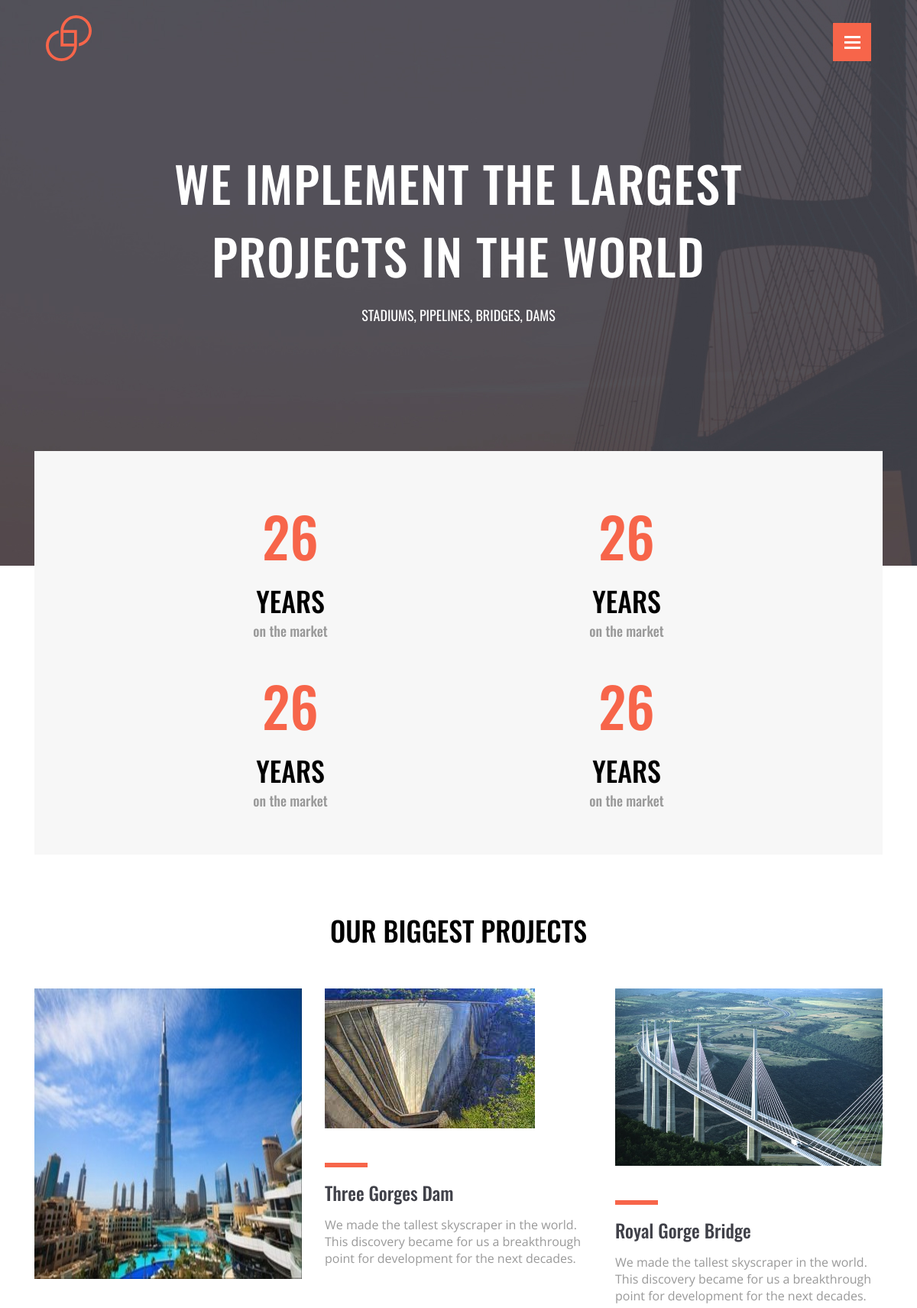
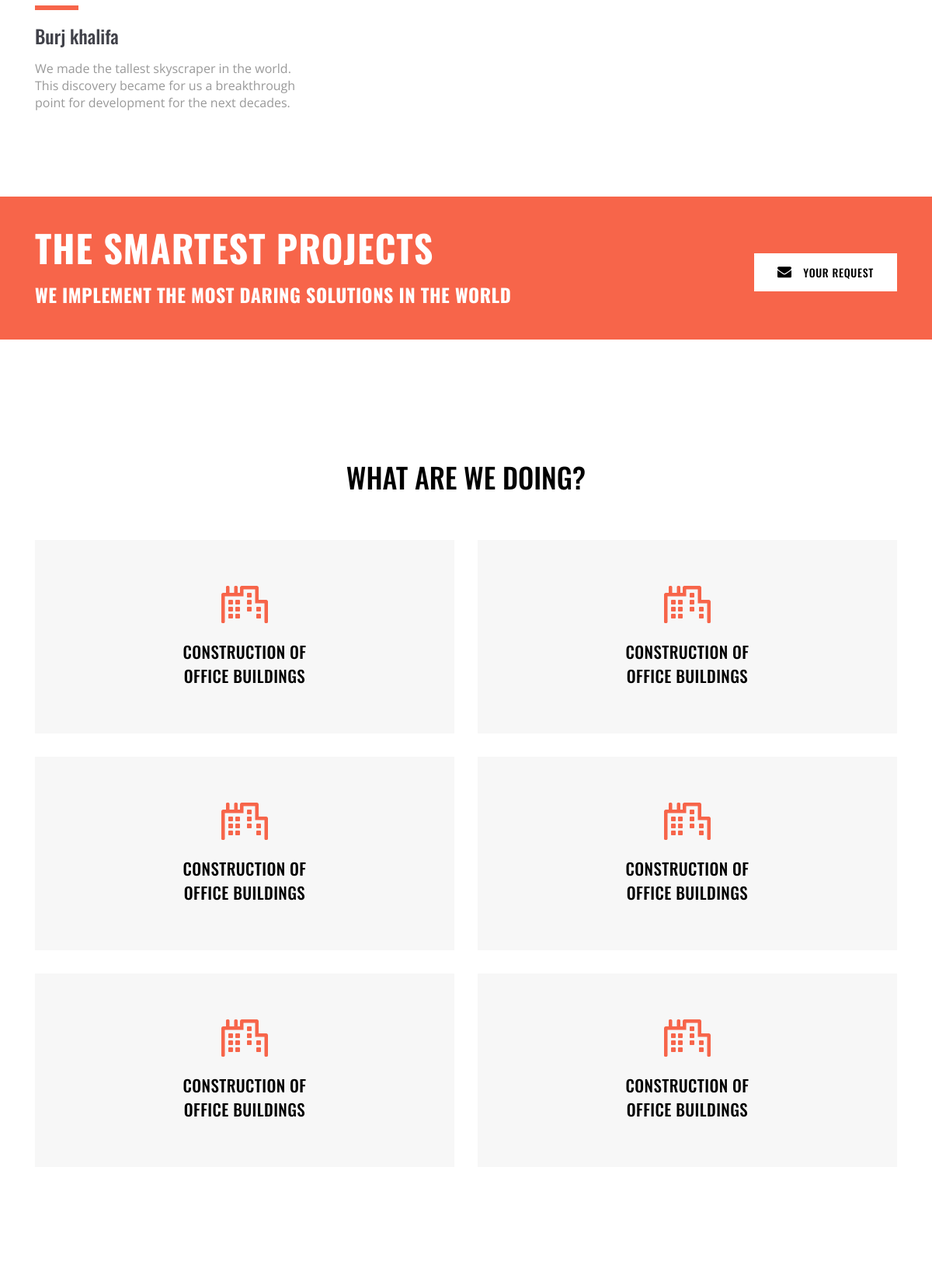
The page / (upper part) on the database its author committed (2 pictures, top to bottom).
### about_site/models.py (models this page shows, shortened)
class Project(models.Model):
    name = models.CharField(max_length=128, blank=True)
    description = models.TextField(null=True, blank=True)
    image = models.ImageField(upload_to="img")
    base_64 = models.TextField(blank=True)

### about_site/views.py (the view)
# urls.py: path('', index, name='index')
def index(request):
    context = {
        'title': 'Construction company',
        'projects': Project.objects.all()
    }
    return render(request, 'index.html', context)

### about_site/templates/index.html (shortened to what this page needs)
{% load static %}
<!DOCTYPE html>
<html lang="en">
<head>
    <link rel="stylesheet" href="{% static 'css/style.css' %}">
</head>
<body>
<header class="header">
    <div class="container">
        <div class="header__title">
            <img src="{% static 'img/logo.svg' %}" alt="logo" class="logo">
            <a class="burger sidenav-trigger" data-target="slide-out">
                <span class="burger__line"></span>
                <span class="burger__line"></span>
                <span class="burger__line"></span>
            </a>
        </div>
        <h1 class="h1">We implement the largest projects in the world</h1>
        <h4 class="h4">Stadiums, pipelines, bridges, dams</h4>
    </div>
</header>
<section class="about">
    <div class="info">
        <div class="container">
            <div class="about__grid">
                <div class="about__grid-item">
                    <h4 class="about__h4">26</h4>
                    <h5 class="about__h5">Years</h5>
                    <p class="about__p">on the market</p>
                </div>
                <div class="about__grid-item">
                    <h4 class="about__h4">26</h4>
                    <h5 class="about__h5">Years</h5>
                    <p class="about__p">on the market</p>
                </div>
                <div class="about__grid-item">
                    <h4 class="about__h4">26</h4>
                    <h5 class="about__h5">Years</h5>
                    <p class="about__p">on the market</p>
                </div>
                <div class="about__grid-item">
                    <h4 class="about__h4">26</h4>
                    <h5 class="about__h5">Years</h5>
                    <p class="about__p">on the market</p>
                </div>
            </div>
        </div>
    </div>
    <div class="container">
        <h2 class="text-h2 project-h2">Our biggest projects</h2>
        <div class="about__flex">
            {% for project in projects %}
                <div class="about__flex-item">
                    <img alt="{{ project.name }}" class="project-img">
                    <div class="rectangle"></div>
                    <h3 class="text-h3 project-h3">{{ project.name }}</h3>
                    <p class="text-p project-p">{{ project.description }}</p>
                </div>
            {% endfor %}
        </div>
    </div>
</section>
<section class="request">
    <div class="container">
        <div class="request__flex">
            <div class="request__flex-left">
                <h4 class="request__h4">The smartest projects</h4>
                <h5 class="request__h5">We implement the most daring solutions in the world</h5>
            </div>
            <div class="request__flex-right">
                <a class="request__btn modal-trigger" href="#modal1">
                    <img src="{% static 'img/email_icon.svg' %}" alt="Envelope" class="request__icon">
                    Your request
                </a>
            </div>
        </div>
    </div>
</section>
<section class="services">
    <div class="container">
        <h2 class="text-h2 section-h2">What are we doing?</h2>
        <div class="services__grid">
            <div class="services__grid-item">
                <img class="services__icon" src="{% static 'img/services.svg' %}" alt="services">
                <h4 class="text-h4 services__h4">Construction of office buildings</h4>
            </div>
            <div class="services__grid-item">
                <img class="services__icon" src="{% static 'img/services.svg' %}" alt="services">
                <h4 class="text-h4 services__h4">Construction of office buildings</h4>
            </div>
            <div class="services__grid-item">
                <img class="services__icon" src="{% static 'img/services.svg' %}" alt="services">
                <h4 class="text-h4 services__h4">Construction of office buildings</h4>
            </div>
            <div class="services__grid-item">
                <img class="services__icon" src="{% static 'img/services.svg' %}" alt="services">
                <h4 class="text-h4 services__h4">Construction of office buildings</h4>
            </div>
            <div class="services__grid-item">
                <img class="services__icon" src="{% static 'img/services.svg' %}" alt="services">
                <h4 class="text-h4 services__h4">Construction of office buildings</h4>
            </div>
            <div class="services__grid-item">
                <img class="services__icon" src="{% static 'img/services.svg' %}" alt="services">
                <h4 class="text-h4 services__h4">Construction of office buildings</h4>
            </div>
        </div>
    </div>
</section>
</body>
</html>

### rows shown on the page
Project: name "Burj khalifa", description "We made the tallest skyscraper in the world. This discovery became for us a breakthrough point for development for the next decades."
Project: base_64 (picture), name "Three Gorges Dam", description "We made the tallest skyscraper in the world. This discovery became for us a breakthrough point for development for the next decades."
Project: name "Royal Gorge Bridge", description "We made the tallest skyscraper in the world. This discovery became for us a breakthrough point for development for the next decades."
